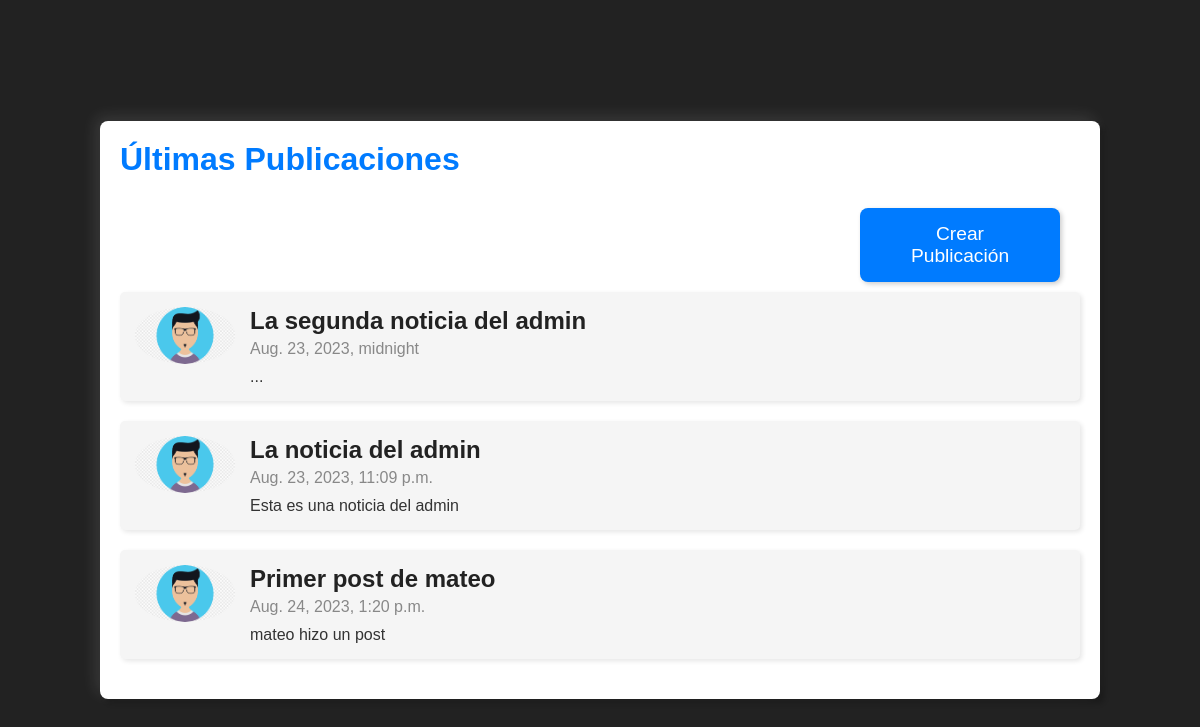
The page /feed/ (signed in) on the database its author committed.
### sitio/models.py (models this page shows, shortened)
class Post(models.Model):
    user = models.ForeignKey(User, on_delete=models.CASCADE, related_name='posts',null = True, blank = True)
    titulo = models.CharField(max_length=50)
    texto = models.CharField(max_length=500)
    fecha = models.DateTimeField()
    verificado = models.BooleanField(default=False)

class Profile(models.Model):
    user = models.ForeignKey(User, on_delete=models.CASCADE,null = True, blank = True)
    image = models.ImageField(default='user.png')

### sitio/views.py (the view)
# urls.py: path('feed/', views.feed),
@login_required
def feed(request):
    posts = Post.objects.order_by("fecha")
    return render(request, 'feed.html',{'lista_posts': posts})

### sitio/templates/feed.html (shortened to what this page needs)
{% load static %}
<!DOCTYPE html>
<html>
<head>
    <link rel="stylesheet" type="text/css" href='{% static "css/style_feedpage.css" %}'>
</head>
<body>
    <div class="feed-container">
        <h1 class="feed-title">Últimas Publicaciones</h1>
        <div class="header">
            <div class="header-buttons">
                <button onclick="window.location.href='/publicacion'">Crear Publicación</button>
            </div>
        </div>
        <div class="feed-posts">
            {% for post in lista_posts %}
                <div class="feed-post">
                    <div class="user-image">
                        <img src = "{{post.user.profile_set.get.image.url}}">
                    </div>
                <div class="post-content">
                    <h3 class="post-title">{{ post.titulo }}</h3>
                    <p class="post-date">{{ post.fecha }}</p>
                    <p class="post-text">{{ post.texto }}</p>
                </div>
                </div>
            {% endfor %}
        </div>
    </div>
</body>
</html>

### sitio/static/css/style_feedpage.css (style rules this page uses)
* { margin: 0; padding: 0; font-family: 'Permanent+Marker', sans-serif; }
body { min-height: 100vh; display: grid; place-items: center; background: #222; }
.header { display: flex; justify-content: flex-end; padding: 10px; }
.header-buttons button { margin-right: 10px; background-color: #007bff; color: #fff; border: none; width: 200px; padding: 15px 30px; border-radius: 8px; font-size: 1.2em; cursor: pointer; transition: background-color 0.3s ease; box-shadow: 2px 2px 5px rgba(0, 0, 0, 0.2); }
.feed-container { width: 80%; background-color: #fff; border-radius: 8px; box-shadow: 5px 5px 5px rgba(0, 0, 0, 0.2), -5px -5px 15px rgba(255, 255, 255, 0.1); padding: 20px; margin-top: 20px; }
.feed-title { font-size: 2em; color: #007bff; margin-bottom: 20px; }
.feed-post { margin-bottom: 20px; padding: 15px; background-color: #f5f5f5; border-radius: 5px; box-shadow: 2px 2px 5px rgba(0, 0, 0, 0.1); }
.post-title { font-size: 1.5em; color: #222; margin-bottom: 5px; }
.post-date { color: #888; margin-bottom: 10px; }
.post-text { color: #333; }
.feed-post { display: flex; align-items: flex-start; margin-bottom: 20px; padding: 15px; background-color: #f5f5f5; border-radius: 5px; box-shadow: 2px 2px 5px rgba(0, 0, 0, 0.1); }
.user-image { margin-right: 15px; }
.user-image img { max-width: 100px; border-radius: 50%; }
.post-content { flex: 1; }

### rows shown on the page
Post: user.profile_set.get.image (placeholder picture), titulo "La segunda noticia del admin", fecha "Aug. 23, 2023, midnight", texto "..."
Post: user.profile_set.get.image (placeholder picture), titulo "La noticia del admin", fecha "Aug. 23, 2023, 11:09 p.m.", texto "Esta es una noticia del admin"
Post: user.profile_set.get.image (picture), titulo "Primer post de mateo", fecha "Aug. 24, 2023, 1:20 p.m.", texto "mateo hizo un post"
